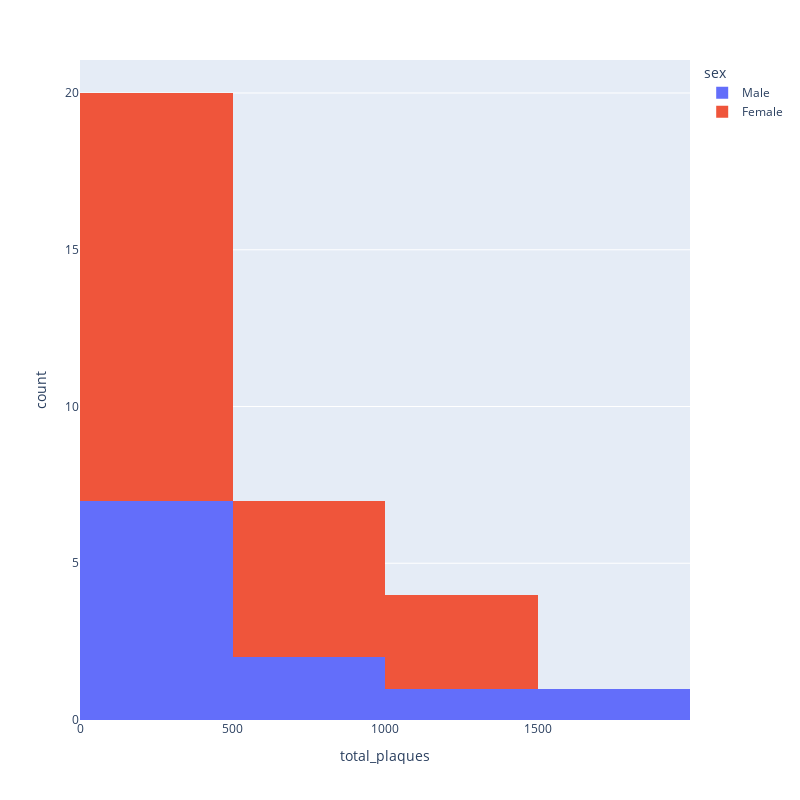

The cell this chart's notebook holds for it:
### Code cell
from plotly.subplots import make_subplots

fig = px.histogram(df, x="total_plaques", color="sex")
fig.update_layout(height = 800, width = 800)
fig.show()

### Figure 1 — Plotly figure (JSON) as saved in the notebook; plotly's stock layout.template omitted (floating-point values rounded to 4 significant figures)
{"data": [{"alignmentgroup": "True", "bingroup": "x", "hovertemplate": "sex=Male<br>total_plaques=%{x}<br>count=%{y}<extra></extra>", "legendgroup": "Male", "marker": {"color": "#636efa", "pattern": {"shape": ""}}, "name": "Male", "offsetgroup": "Male", "orientation": "v", "showlegend": true, "type": "histogram", "x": [36, 229, 634, 433, 11, 1587, 25, 1227, 376, 713, 293], "xaxis": "x", "yaxis": "y"}, {"alignmentgroup": "True", "bingroup": "x", "hovertemplate": "sex=Female<br>total_plaques=%{x}<br>count=%{y}<extra></extra>", "legendgroup": "Female", "marker": {"color": "#EF553B", "pattern": {"shape": ""}}, "name": "Female", "offsetgroup": "Female", "orientation": "v", "showlegend": true, "type": "histogram", "x": [143, 36, 143, 1144, 509, 589, 439, 92, 189, 1128, 843, 165, 5, 1172, 473, 468, 266, 110, 793, 83, 591], "xaxis": "x", "yaxis": "y"}], "layout": {"barmode": "relative", "height": 800, "legend": {"title": {"text": "sex"}, "tracegroupgap": 0}, "margin": {"t": 60}, "width": 800, "xaxis": {"anchor": "y", "domain": [0, 1], "title": {"text": "total_plaques"}}, "yaxis": {"anchor": "x", "domain": [0, 1], "title": {"text": "count"}}}}
